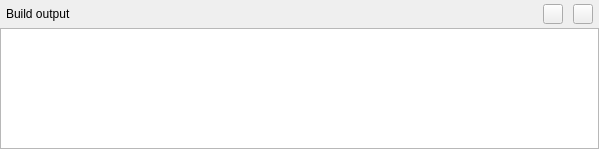
<?xml version="1.0" encoding="UTF-8"?>
<ui version="4.0">
 <class>rgCliOutputView</class>
 <widget class="QWidget" name="rgCliOutputView">
  <property name="geometry">
   <rect>
    <x>0</x>
    <y>0</y>
    <width>599</width>
    <height>149</height>
   </rect>
  </property>
  <property name="windowTitle">
   <string>Form</string>
  </property>
  <property name="styleSheet">
   <string notr="true"/>
  </property>
  <layout class="QVBoxLayout" name="verticalLayout_2">
   <property name="spacing">
    <number>0</number>
   </property>
   <property name="leftMargin">
    <number>0</number>
   </property>
   <property name="topMargin">
    <number>0</number>
   </property>
   <property name="rightMargin">
    <number>0</number>
   </property>
   <property name="bottomMargin">
    <number>0</number>
   </property>
   <item>
    <layout class="QHBoxLayout" name="horizontalLayout">
     <property name="spacing">
      <number>4</number>
     </property>
     <item>
      <widget class="QFrame" name="viewTitlebar">
       <property name="minimumSize">
        <size>
         <width>0</width>
         <height>28</height>
        </size>
       </property>
       <property name="maximumSize">
        <size>
         <width>16777215</width>
         <height>28</height>
        </size>
       </property>
       <property name="font">
        <font>
         <weight>1</weight>
         <bold>false</bold>
        </font>
       </property>
       <property name="styleSheet">
        <string notr="true">QFrame#headerContainer
{
	background-color: rgb(230, 230, 255);
	border: 1px solid gray;
	border-bottom: 0px;
}</string>
       </property>
       <layout class="QHBoxLayout" name="horizontalLayout_2">
        <property name="spacing">
         <number>10</number>
        </property>
        <property name="leftMargin">
         <number>6</number>
        </property>
        <property name="topMargin">
         <number>2</number>
        </property>
        <property name="rightMargin">
         <number>6</number>
        </property>
        <property name="bottomMargin">
         <number>2</number>
        </property>
        <item>
         <widget class="QLabel" name="outputHeaderLabel">
          <property name="font">
           <font>
            <weight>50</weight>
            <bold>false</bold>
           </font>
          </property>
          <property name="text">
           <string>Build output</string>
          </property>
         </widget>
        </item>
        <item>
         <spacer name="horizontalSpacer">
          <property name="orientation">
           <enum>Qt::Horizontal</enum>
          </property>
          <property name="sizeHint" stdset="0">
           <size>
            <width>40</width>
            <height>20</height>
           </size>
          </property>
         </spacer>
        </item>
        <item>
         <widget class="QPushButton" name="clearOutputPushButton">
          <property name="sizePolicy">
           <sizepolicy hsizetype="Fixed" vsizetype="Fixed">
            <horstretch>0</horstretch>
            <verstretch>0</verstretch>
           </sizepolicy>
          </property>
          <property name="minimumSize">
           <size>
            <width>20</width>
            <height>20</height>
           </size>
          </property>
          <property name="maximumSize">
           <size>
            <width>20</width>
            <height>20</height>
           </size>
          </property>
          <property name="focusPolicy">
           <enum>Qt::StrongFocus</enum>
          </property>
          <property name="toolTip">
           <string>Clear the output pane</string>
          </property>
          <property name="text">
           <string/>
          </property>
          <property name="icon">
           <iconset resource="../res/RadeonGPUAnalyzerGUI.qrc">
            <normaloff>:/icons/clearIcon.svg</normaloff>:/icons/clearIcon.svg</iconset>
          </property>
          <property name="flat">
           <bool>false</bool>
          </property>
         </widget>
        </item>
        <item>
         <widget class="QPushButton" name="viewMaximizeButton">
          <property name="minimumSize">
           <size>
            <width>20</width>
            <height>20</height>
           </size>
          </property>
          <property name="maximumSize">
           <size>
            <width>20</width>
            <height>20</height>
           </size>
          </property>
          <property name="styleSheet">
           <string notr="true"/>
          </property>
          <property name="text">
           <string/>
          </property>
         </widget>
        </item>
       </layout>
      </widget>
     </item>
    </layout>
   </item>
   <item>
    <widget class="QTextEdit" name="outputTextEdit">
     <property name="sizePolicy">
      <sizepolicy hsizetype="Expanding" vsizetype="Ignored">
       <horstretch>0</horstretch>
       <verstretch>1</verstretch>
      </sizepolicy>
     </property>
     <property name="minimumSize">
      <size>
       <width>0</width>
       <height>4</height>
      </size>
     </property>
     <property name="focusPolicy">
      <enum>Qt::NoFocus</enum>
     </property>
     <property name="styleSheet">
      <string notr="true"/>
     </property>
     <property name="readOnly">
      <bool>true</bool>
     </property>
    </widget>
   </item>
  </layout>
 </widget>
 <resources>
  <include location="../res/RadeonGPUAnalyzerGUI.qrc"/>
 </resources>
 <connections/>
</ui>
